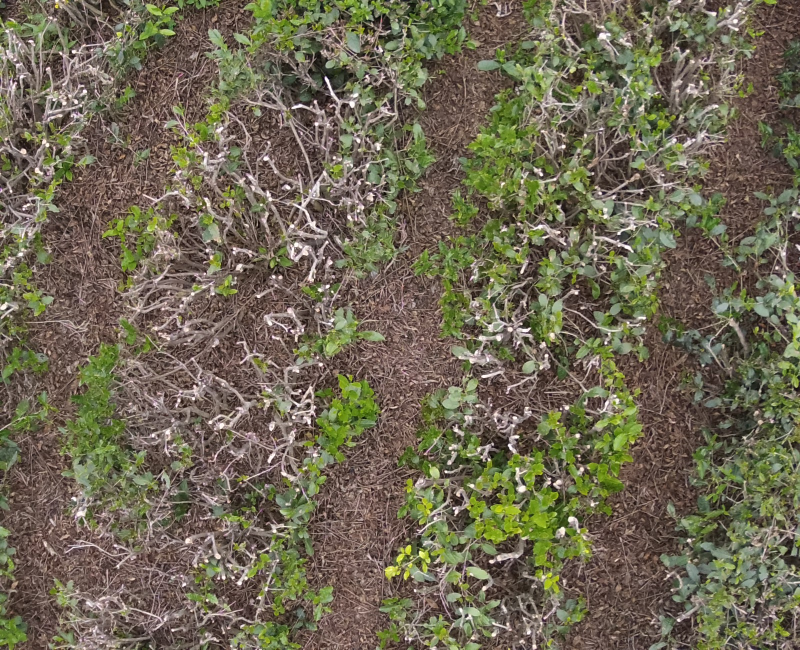
#> input picture image-example/DJI_0150.JPG, 1600 x 1300 px (shown at 1/2 size)
$ python -i bgr.py   (imports and definitions only)
#> lines starting #> are read from the running program, lines starting #| are printed output that depends on the picture
#> further down, picture is the input picture: shape (1300, 1600, 3); mean B, G, R 83, 104.3, 111
import cv2
import os
import numpy as np
import matplotlib.pyplot as plt
from osgeo import gdal

# 导入文件
# [1 line not run here, left out]
tif_list = [x for x in os.listdir() if x.endswith(".TIF")]
jpg_list = [x for x in os.listdir() if x.endswith(".JPG")]
# [2 lines not run here, left out]


# 获取data和data的band
# [37 lines left out: functions get_data_band, tiftoint8, init8totif, sift_kp, sift_kp_rgb, not called in this run]


def surf_kp(image):
    '''SIFT(surf)特征点检测(速度比sift快)'''
    height, width = image.shape[:2]
#> height = 1300; width = 1600
    size = (int(width * 0.2), int(height * 0.2))
#> size = (320, 260)
    shrink = cv2.resize(image, size, interpolation=cv2.INTER_AREA)
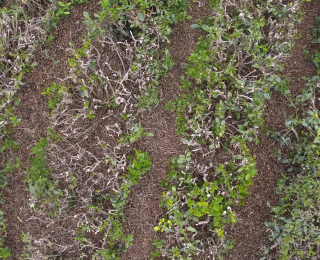
#> shrink: shape (260, 320, 3); mean B, G, R 83, 104.3, 111
    image = cv2.cvtColor(shrink, cv2.COLOR_BGR2GRAY)
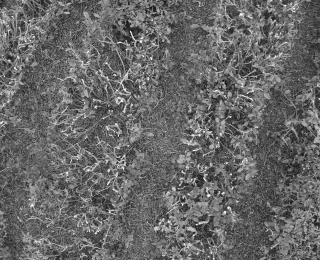
#> image: shape (260, 320); min 17, max 252, mean 103.9
#> (the run stopped early here; a loop or call above may not have finished)
